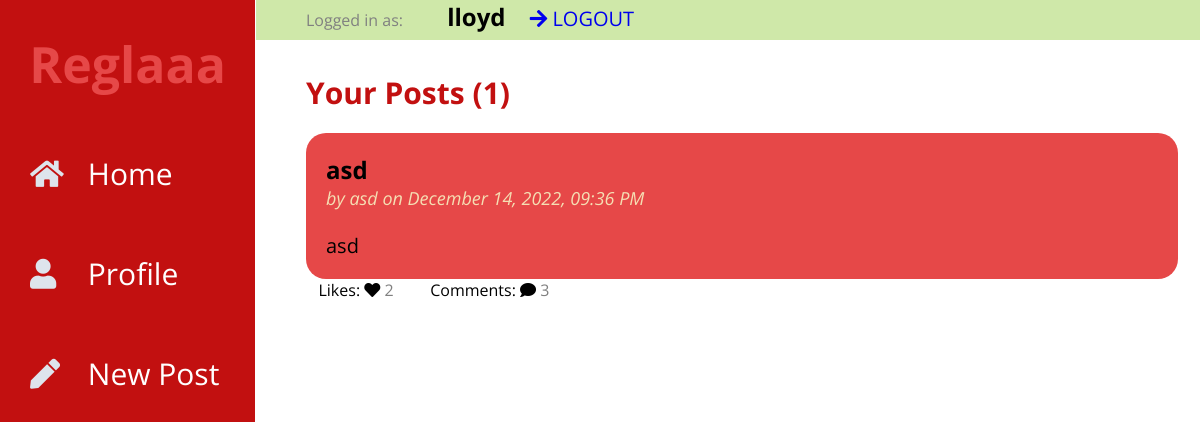
Screenshot of /1/profile (signed in) with the database file from the repository.
### tables this page shows
CREATE TABLE user (
  id INTEGER PRIMARY KEY AUTOINCREMENT,
  username TEXT UNIQUE NOT NULL,
  password TEXT NOT NULL
);

CREATE TABLE post (
  id INTEGER PRIMARY KEY AUTOINCREMENT,
  author_id INTEGER NOT NULL,
  created TIMESTAMP DEFAULT (datetime('now','localtime')),
  title TEXT NOT NULL,
  body TEXT NOT NULL,
  FOREIGN KEY (author_id) REFERENCES user (id)
);

### flaskr/blog.py (the view)
@bp.route("/<int:userid>/profile")
@login_required
def profile(userid):
    db = get_db()
    posts = db.execute(
        "SELECT p.id, title, body, created, author_id, username,"
        "(SELECT COUNT(user_id) FROM likes WHERE post_id = p.id) AS likes,"
        "(SELECT COUNT(user_id) FROM comments WHERE post_id = p.id) AS comments"
        " FROM post p JOIN user u ON p.author_id = u.id"
        " WHERE p.author_id = ?"
        " ORDER BY created DESC"
        ,(userid,),
    ).fetchall()
    return render_template("blog/profile.html", posts=posts, length=len(posts))

### flaskr/auth.py (called while the page is built)
def login_required(view):
    @functools.wraps(view)
    def wrapped_view(**kwargs):
        if g.user is None:
            return redirect(url_for("auth.login"))
        return view(**kwargs)
    return wrapped_view

@bp.before_app_request
def load_logged_in_user():
    user_id = session.get("user_id")
    if user_id is None:
        g.user = None
        g.liked = None
    else:
        g.user = (
            get_db().execute("SELECT * FROM user WHERE id = ?", (user_id,)).fetchone()
        )
        likedd = (
            get_db().execute("SELECT post_id,user_id FROM likes WHERE user_id = ?", (user_id,)).fetchall()
        )
        g.liked = []
        for like in likedd:
            g.liked.append([like['post_id'],like['user_id']])

### flaskr/db.py (called while the page is built)
def get_db():
    if "db" not in g:
        g.db = sqlite3.connect(
            current_app.config["DATABASE"], detect_types=sqlite3.PARSE_DECLTYPES
        )
        g.db.row_factory = sqlite3.Row
    return g.db

### flaskr/templates/blog/profile.html (shortened to what this page needs)
{% extends 'base.html' %}
{% block posts %}
  <p class="title">{% block title %}Your Posts ({{ length }}){% endblock %}</p>
{% endblock %}
{% block content %}
  {% for post in posts %}
    <article class="post">
        <div class="body">
            <h2>{{ post['title'] }}</h2>
            <p class="about">by {{ post['username'] }} on {{ post['created'].strftime("%B %d, %Y, %I:%M %p") }}</p>
            <br>
            <br>
            <p class="body">{{ post['body'] }}</p>
        </div>
    </article>
    <div class="opt">
        <span class="icon">&nbsp&nbsp&nbspLikes: <i class="fas fa-heart"></i></span>
        <p>{{ post['likes'] }}</p>
        <span class="icon">&nbsp&nbsp&nbspComments: <i class="fas fa-comment"></i></span>
        <p> {{ post.comments }}</p>
    </div>
  {% endfor %}
{% endblock %}

### flaskr/templates/base.html (shortened to what this page needs)
<!doctype html>
<link rel="stylesheet" href="{{ url_for('static', filename='style.css') }}">
<link rel="stylesheet" href="https://use.fontawesome.com/releases/v5.8.1/css/all.css">
<div class="wrapper">
        <div class="sidebar">
            <div class="profile">
                <h1><a href="{{ url_for('index') }}">Reglaaa</a></h1>
            </div>
            <ul>
                <li>
                    <a href="{{ url_for('index') }}">
                        <span class="icon"><i class="fas fa-home"></i></span>
                        <span class="item">Home</span>
                    </a>
                </li>
                {% if not g.user %}
                <li>
                    <a href="{{ url_for('auth.login') }}">
                        <span class="icon"><i class="fas fa-sign"></i></span>
                        <span class="item">Login</span>
                    </a>
                </li>
                <li>
                    <a href="{{ url_for('auth.register') }}">
                        <span class="icon"><i class="fas fa-book"></i></span>
                        <span class="item">Register</span>
                    </a>
                </li>
                {% else %}
                <li>
                    <a href="{{ url_for('blog.profile', userid=g.user.id) }}">
                        <span class="icon"><i class="fas fa-user"></i></span>
                        <span class="item">Profile</span>
                    </a>
                </li>
                  <li><a href="{{ url_for('blog.create') }}">
                      <span class="icon"><i class="fas fa-pen"></i></span>
                      <span class="item">New Post</span>
                  </a>
                {% endif %}
            </ul>
        </div>
        <section class="content">
            {% if g.user %}
    <div class="top-menu">
                <p>Logged in as: </p>
                <h1>{{ g.user['username'] }}</h1>
                <a href="{{ url_for('auth.logout') }}" onclick="return confirm('Are you sure?');">
                    <span class="icon"><i class="fas fa-arrow-right"></i></span>
                    <span class="item">LOGOUT</span>
                </a>
            </div>
  {% endif %}
            <br>
  <div class="posts">
    {% block posts %}{% endblock %}
  {% block content %}{% endblock %}
      </div>
</section>
</div>

### flaskr/static/style.css (style rules this page uses)
* { list-style: none; text-decoration: none; margin: 0; padding: 0; box-sizing: border-box; font-family: 'Open Sans', sans-serif; }
.wrapper .sidebar { background: #C21010; position: fixed; top: 0; left: 0; width: 255px; height: 100%; padding: 20px 0; transition: all 0.5s ease; }
.wrapper .sidebar .profile { margin-bottom: 20px; text-align: center; }
.wrapper .sidebar .profile h1 { margin: 10px 0 5px; }
.wrapper .sidebar .profile a { font-size: 50px; color: #E64848; }
.wrapper .sidebar ul li a { display: block; height: 100px; padding: 30px; color: white; font-size: 30px; position: relative; transition: all 0.2s ease; }
.wrapper .sidebar ul li a .icon { color: #dee4ec; width: 30px; display: inline-block; margin-right: 20px; }
.wrapper .content { width: 81%; margin-left: 16rem; }
.top-menu { display: block; position: fixed; width: 100%; height: 40px; background-color: #CFE8A9; padding: 0px 50px; transition: all 1s ease; }
.top-menu a { font-size: 20px; }
.top-menu a, h1 { display: inline-block; margin-left: 20px; }
.posts { padding: 50px; }
.post { margin-top: 20px; padding: 20px; border-radius: 20px; background-color: #E64848; transition: all 1s ease; }
.post .about { color: wheat; font-size: 18px; font-style: italic; }
.title { color: #C21010; font-weight: bold; font-size: 30px; }
.opt { display: block; }
.opt a,p { display: inline-block; margin-right: 20px; color: #808080; }
p.body { white-space: pre-line; font-size: 20px; color: black !important; }

### rows the page displays
user: user.username "lloyd"
post: title "asd", username "asd", created "December 14, 2022, 09:36 PM", body "asd", likes "2", comments "3"

### other values shown
{{ length }} "1"
